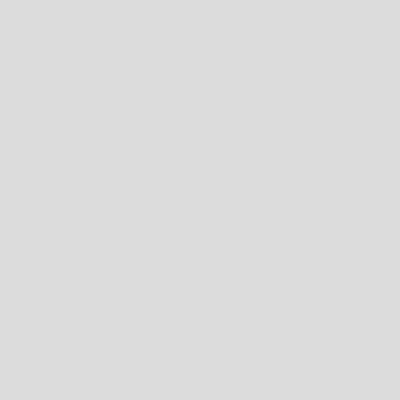
Frame 1 (no input)
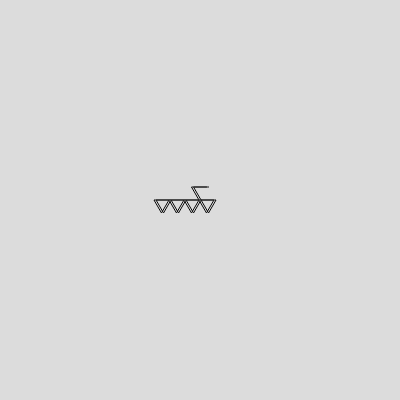
Frame 60 (no input)
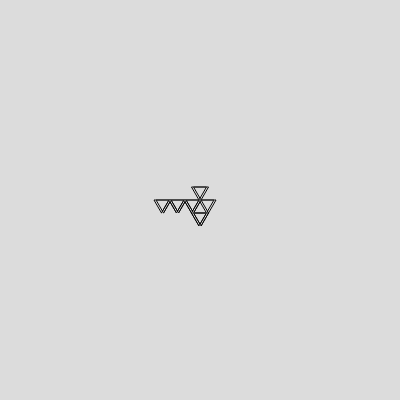
Frame 120 (the mouse pressed at the canvas centre since frame 60)

The p5.js sketch that drew these frames (run headless with seeded random() and noise() and a simulated clock; from frame 60 on, the mouse is pressed at the canvas centre):

// p5.js sketch
// ── sketch.js
let x, y;
let trail = [];
let agentSpeed; // Variable to control the speed
let turnFrequency; // Variable to control the frequency of turns
let numAngles; // Variable to specify number of potential angles

function setup() {
  createCanvas(400, 400);
  x = width / 2;
  y = height / 2;
  
  agentSpeed = 15; // You can change this value
  turnFrequency = 0.2; // Values closer to 1 will make more frequent turns, closer to 0 will make less frequent turns
  numAngles = 3; // Number of potential angles to turn to (e.g., 4 for up, down, left, right; 8 for adding diagonals)
}

function draw() {
  background(220);

  // Move agent based on agentSpeed, turn frequency, and number of angles
  if (random(1) < turnFrequency) {
    let angle = TWO_PI / numAngles * floor(random(numAngles));
    let dx = cos(angle) * agentSpeed;
    let dy = sin(angle) * agentSpeed;
    x += dx;
    y += dy;
  }

  // Keep agent within canvas
  x = constrain(x, 0, width);
  y = constrain(y, 0, height);

  // Add current position to the trail
  trail.push({x: x, y: y});

  // Draw the trail
  noFill();

  // Set thickness of trail
  let trailThickness = 1; // Increase trail thickness
  let trailOffset = 1; // Increase offset for black lines

  // Draw black lines (offset to either side of the white line)
  stroke(0); // black color
  strokeWeight(trailThickness); // Set line width
  beginShape();
  for (let i = 0; i < trail.length; i++) {
    vertex(trail[i].x - trailOffset, trail[i].y);
  }
  endShape();

  beginShape();
  for (let i = 0; i < trail.length; i++) {
    vertex(trail[i].x + trailOffset, trail[i].y);
  }
  endShape();

  // Draw white line in the center
  stroke(255); // white color
  strokeWeight(trailThickness/5); // Set line width
  beginShape();
  for (let i = 0; i < trail.length; i++) {
    vertex(trail[i].x, trail[i].y);
  }
  endShape();
}
